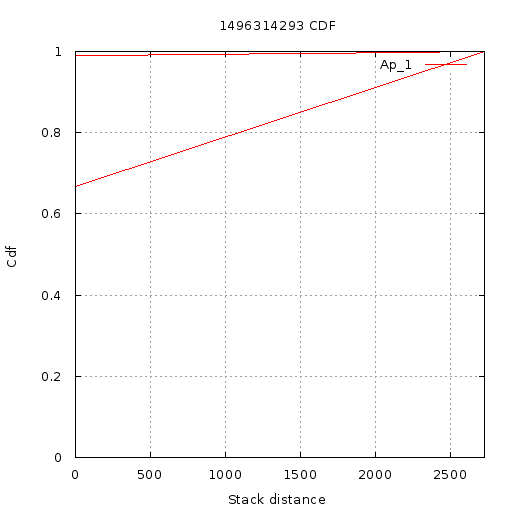

Write gnuplot code to recreate this figure.
set terminal  png size 512,512 font 'Verdana, 10'
set title "1496314293 CDF"
set output '//home//cat//Documents//CACHE//Results//PlotData//Shared//1496314293//CDF//20//cdf.png'
set ylabel "Cdf"
set yrange [0:1]
set xlabel "Stack distance"
set xrange [1.000000:2725.000000]
set grid xtics ytics
plot '//home//cat//Documents//CACHE//Results//PlotData//Shared//1496314293//CDF//20//App_1.txt' using 1:2 with lines title 'Ap_1'
set terminal  png size 512,512 font 'Verdana, 10'
set title "1496314293 CDF"
set output '//home//cat//Documents//CACHE//Results//PlotData//Shared//1496314293//CDF//20//cdf.png'
set ylabel "Cdf"
set yrange [0:1]
set xlabel "Stack distance"
set xrange [1.000000:2725.000000]
set grid xtics ytics
plot '//home//cat//Documents//CACHE//Results//PlotData//Shared//1496314293//CDF//20//App_1.txt' using 1:2 with lines title 'Ap_1'
set terminal  png size 512,512 font 'Verdana, 10'
set title "1496314293 CDF"
set output '//home//cat//Documents//CACHE//Results//PlotData//Shared//1496314293//CDF//20//cdf.png'
set ylabel "Cdf"
set yrange [0:1]
set xlabel "Stack distance"
set xrange [1.000000:2725.000000]
set grid xtics ytics
plot '//home//cat//Documents//CACHE//Results//PlotData//Shared//1496314293//CDF//20//App_1.txt' using 1:2 with lines title 'Ap_1'
set terminal  png size 512,512 font 'Verdana, 10'
set title "1496314293 CDF"
set output '//home//cat//Documents//CACHE//Results//PlotData//Shared//1496314293//CDF//20//cdf.png'
set ylabel "Cdf"
set yrange [0:1]
set xlabel "Stack distance"
set xrange [1.000000:2725.000000]
set grid xtics ytics
plot '//home//cat//Documents//CACHE//Results//PlotData//Shared//1496314293//CDF//20//App_1.txt' using 1:2 with lines title 'Ap_1'
